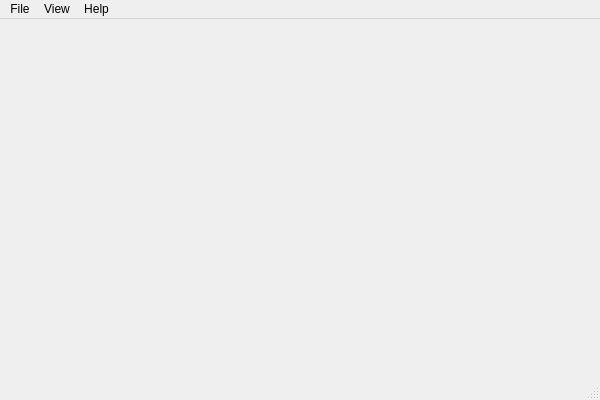
<?xml version="1.0" encoding="UTF-8"?>
<ui version="4.0">
 <class>MainWindow</class>
 <widget class="QMainWindow" name="MainWindow">
  <property name="geometry">
   <rect>
    <x>0</x>
    <y>0</y>
    <width>600</width>
    <height>400</height>
   </rect>
  </property>
  <property name="windowTitle">
   <string>MainWindow</string>
  </property>
  <widget class="QWidget" name="centralWidget"/>
  <widget class="QMenuBar" name="menuBar">
   <property name="geometry">
    <rect>
     <x>0</x>
     <y>0</y>
     <width>600</width>
     <height>23</height>
    </rect>
   </property>
   <widget class="QMenu" name="menuFile">
    <property name="title">
     <string>File</string>
    </property>
    <widget class="QMenu" name="menuExport">
     <property name="title">
      <string>Export</string>
     </property>
     <addaction name="actionTo_image"/>
    </widget>
    <addaction name="actionNew"/>
    <addaction name="actionOpen"/>
    <addaction name="actionSave"/>
    <addaction name="actionSave_as"/>
    <addaction name="actionSave_all"/>
    <addaction name="separator"/>
    <addaction name="menuExport"/>
    <addaction name="actionImport"/>
    <addaction name="separator"/>
    <addaction name="actionClose"/>
    <addaction name="actionClose_All"/>
    <addaction name="actionClose_Others"/>
    <addaction name="separator"/>
    <addaction name="actionExit"/>
   </widget>
   <widget class="QMenu" name="menuHelp">
    <property name="title">
     <string>Help</string>
    </property>
    <addaction name="actionAbout"/>
    <addaction name="actionAbout_Qt"/>
   </widget>
   <widget class="QMenu" name="menuView">
    <property name="title">
     <string>View</string>
    </property>
   </widget>
   <addaction name="menuFile"/>
   <addaction name="menuView"/>
   <addaction name="menuHelp"/>
  </widget>
  <widget class="QStatusBar" name="statusBar"/>
  <action name="actionNew">
   <property name="text">
    <string>New</string>
   </property>
   <property name="shortcut">
    <string>Ctrl+N</string>
   </property>
  </action>
  <action name="actionOpen">
   <property name="text">
    <string>Open</string>
   </property>
   <property name="shortcut">
    <string>Ctrl+O</string>
   </property>
  </action>
  <action name="actionSave">
   <property name="text">
    <string>Save</string>
   </property>
   <property name="shortcut">
    <string>Ctrl+S</string>
   </property>
  </action>
  <action name="actionSave_as">
   <property name="text">
    <string>Save as</string>
   </property>
   <property name="shortcut">
    <string/>
   </property>
  </action>
  <action name="actionExit">
   <property name="text">
    <string>Exit</string>
   </property>
   <property name="shortcut">
    <string>Ctrl+Q</string>
   </property>
  </action>
  <action name="actionAbout">
   <property name="text">
    <string>About ...</string>
   </property>
   <property name="shortcut">
    <string>F1</string>
   </property>
  </action>
  <action name="actionImport">
   <property name="text">
    <string>Import</string>
   </property>
  </action>
  <action name="actionTo_image">
   <property name="text">
    <string>Image</string>
   </property>
  </action>
  <action name="actionAbout_Qt">
   <property name="text">
    <string>About Qt ...</string>
   </property>
  </action>
  <action name="actionSave_all">
   <property name="text">
    <string>Save all</string>
   </property>
   <property name="shortcut">
    <string>Ctrl+Shift+S</string>
   </property>
  </action>
  <action name="actionClose_All">
   <property name="text">
    <string>Close All</string>
   </property>
   <property name="shortcut">
    <string>Ctrl+Shift+W</string>
   </property>
   <property name="shortcutContext">
    <enum>Qt::WindowShortcut</enum>
   </property>
  </action>
  <action name="actionClose_Others">
   <property name="text">
    <string>Close Others</string>
   </property>
  </action>
  <action name="actionClose">
   <property name="text">
    <string>Close</string>
   </property>
   <property name="shortcut">
    <string>Ctrl+W</string>
   </property>
   <property name="shortcutContext">
    <enum>Qt::WindowShortcut</enum>
   </property>
  </action>
 </widget>
 <layoutdefault spacing="6" margin="11"/>
 <resources/>
 <connections/>
</ui>
